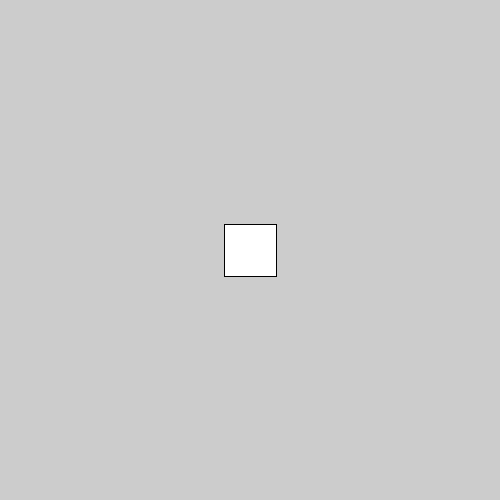
Frame 1 (no input)
Frame 60 (the mouse pressed at the canvas centre just before this capture): identical to frame 1, image omitted
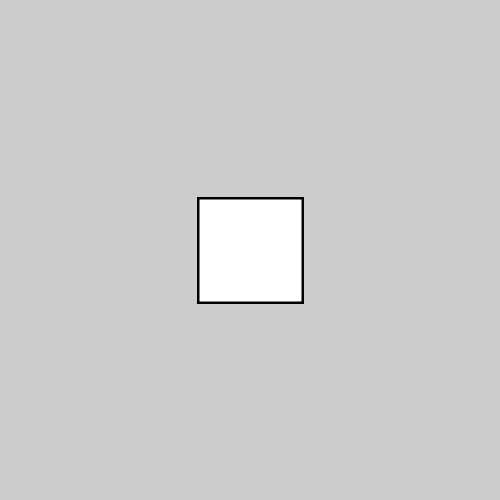
Frame 120 (the mouse held since frame 60 and released just before this capture)

The Processing sketch that drew these frames (run headless with seeded random() and noise(); from frame 60 on, the mouse is pressed at the canvas centre):

// Processing sketch: rotate
// ── rotate.pde
int r = 1;
int s = 1;

void setup() {
  size(500,500);
}  

void draw () {
translate(width/2, height/2);
rotate(PI/r);
scale(s);
rect(-26, -26, 52, 52);
}

void mousePressed() {
 if (s < 15) { // if x is greater than 0:
s = s * 2; // then add 1 to its value
 }
 else { // otherwise, if its more than height:
 s = 1; // set it to 1
 } 
 if (r < 0) {
 r = r + 1;
 }
 else {
   r = 1;
 }
}
